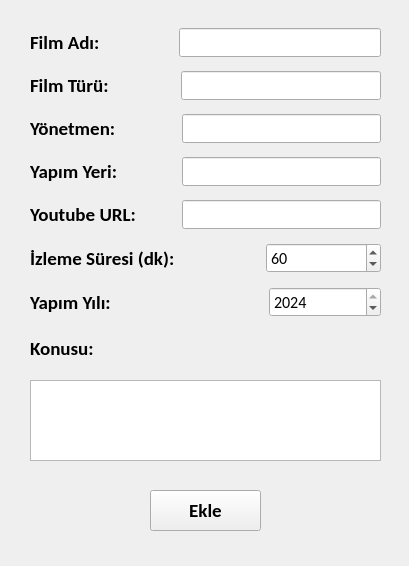
<?xml version="1.0" encoding="UTF-8"?>
<ui version="4.0">
 <class>Form</class>
 <widget class="QWidget" name="Form">
  <property name="geometry">
   <rect>
    <x>0</x>
    <y>0</y>
    <width>409</width>
    <height>566</height>
   </rect>
  </property>
  <property name="windowTitle">
   <string>Film Ekle</string>
  </property>
  <widget class="QWidget" name="verticalLayoutWidget">
   <property name="geometry">
    <rect>
     <x>30</x>
     <y>20</y>
     <width>351</width>
     <height>311</height>
    </rect>
   </property>
   <layout class="QVBoxLayout" name="verticalLayout">
    <item>
     <layout class="QHBoxLayout" name="horizontalLayout_2">
      <item>
       <widget class="QLabel" name="label_2">
        <property name="font">
         <font>
          <family>Calibri</family>
          <pointsize>14</pointsize>
          <weight>75</weight>
          <bold>true</bold>
         </font>
        </property>
        <property name="text">
         <string>Film Adı:</string>
        </property>
       </widget>
      </item>
      <item>
       <spacer name="horizontalSpacer_2">
        <property name="orientation">
         <enum>Qt::Horizontal</enum>
        </property>
        <property name="sizeType">
         <enum>QSizePolicy::Fixed</enum>
        </property>
        <property name="sizeHint" stdset="0">
         <size>
          <width>73</width>
          <height>20</height>
         </size>
        </property>
       </spacer>
      </item>
      <item>
       <widget class="QLineEdit" name="adLine">
        <property name="font">
         <font>
          <family>Calibri</family>
          <pointsize>12</pointsize>
         </font>
        </property>
       </widget>
      </item>
     </layout>
    </item>
    <item>
     <layout class="QHBoxLayout" name="horizontalLayout">
      <item>
       <widget class="QLabel" name="label">
        <property name="font">
         <font>
          <family>Calibri</family>
          <pointsize>14</pointsize>
          <weight>75</weight>
          <bold>true</bold>
         </font>
        </property>
        <property name="text">
         <string>Film Türü:</string>
        </property>
       </widget>
      </item>
      <item>
       <spacer name="horizontalSpacer">
        <property name="orientation">
         <enum>Qt::Horizontal</enum>
        </property>
        <property name="sizeType">
         <enum>QSizePolicy::Fixed</enum>
        </property>
        <property name="sizeHint" stdset="0">
         <size>
          <width>66</width>
          <height>20</height>
         </size>
        </property>
       </spacer>
      </item>
      <item>
       <widget class="QLineEdit" name="turLine">
        <property name="font">
         <font>
          <family>Calibri</family>
          <pointsize>12</pointsize>
         </font>
        </property>
       </widget>
      </item>
     </layout>
    </item>
    <item>
     <layout class="QHBoxLayout" name="horizontalLayout_4">
      <item>
       <widget class="QLabel" name="label_4">
        <property name="font">
         <font>
          <family>Calibri</family>
          <pointsize>14</pointsize>
          <weight>75</weight>
          <bold>true</bold>
         </font>
        </property>
        <property name="text">
         <string>Yönetmen:</string>
        </property>
       </widget>
      </item>
      <item>
       <spacer name="horizontalSpacer_4">
        <property name="orientation">
         <enum>Qt::Horizontal</enum>
        </property>
        <property name="sizeType">
         <enum>QSizePolicy::Fixed</enum>
        </property>
        <property name="sizeHint" stdset="0">
         <size>
          <width>60</width>
          <height>20</height>
         </size>
        </property>
       </spacer>
      </item>
      <item>
       <widget class="QLineEdit" name="yonetmenLine">
        <property name="font">
         <font>
          <family>Calibri</family>
          <pointsize>12</pointsize>
         </font>
        </property>
       </widget>
      </item>
     </layout>
    </item>
    <item>
     <layout class="QHBoxLayout" name="horizontalLayout_7">
      <item>
       <widget class="QLabel" name="label_8">
        <property name="font">
         <font>
          <family>Calibri</family>
          <pointsize>14</pointsize>
          <weight>75</weight>
          <bold>true</bold>
         </font>
        </property>
        <property name="text">
         <string>Yapım Yeri:</string>
        </property>
       </widget>
      </item>
      <item>
       <spacer name="horizontalSpacer_7">
        <property name="orientation">
         <enum>Qt::Horizontal</enum>
        </property>
        <property name="sizeType">
         <enum>QSizePolicy::Fixed</enum>
        </property>
        <property name="sizeHint" stdset="0">
         <size>
          <width>58</width>
          <height>20</height>
         </size>
        </property>
       </spacer>
      </item>
      <item>
       <widget class="QLineEdit" name="yerLine">
        <property name="font">
         <font>
          <family>Calibri</family>
          <pointsize>12</pointsize>
         </font>
        </property>
       </widget>
      </item>
     </layout>
    </item>
    <item>
     <layout class="QHBoxLayout" name="horizontalLayout_6">
      <item>
       <widget class="QLabel" name="label_6">
        <property name="font">
         <font>
          <family>Calibri</family>
          <pointsize>14</pointsize>
          <weight>75</weight>
          <bold>true</bold>
         </font>
        </property>
        <property name="text">
         <string>Youtube URL:</string>
        </property>
       </widget>
      </item>
      <item>
       <spacer name="horizontalSpacer_6">
        <property name="orientation">
         <enum>Qt::Horizontal</enum>
        </property>
        <property name="sizeType">
         <enum>QSizePolicy::Fixed</enum>
        </property>
        <property name="sizeHint" stdset="0">
         <size>
          <width>40</width>
          <height>20</height>
         </size>
        </property>
       </spacer>
      </item>
      <item>
       <widget class="QLineEdit" name="youtubeLine">
        <property name="font">
         <font>
          <family>Calibri</family>
          <pointsize>12</pointsize>
         </font>
        </property>
       </widget>
      </item>
     </layout>
    </item>
    <item>
     <layout class="QHBoxLayout" name="horizontalLayout_5">
      <item>
       <widget class="QLabel" name="label_5">
        <property name="font">
         <font>
          <family>Calibri</family>
          <pointsize>14</pointsize>
          <weight>75</weight>
          <bold>true</bold>
         </font>
        </property>
        <property name="text">
         <string>İzleme Süresi (dk):</string>
        </property>
       </widget>
      </item>
      <item>
       <spacer name="horizontalSpacer_5">
        <property name="orientation">
         <enum>Qt::Horizontal</enum>
        </property>
        <property name="sizeType">
         <enum>QSizePolicy::Fixed</enum>
        </property>
        <property name="sizeHint" stdset="0">
         <size>
          <width>85</width>
          <height>20</height>
         </size>
        </property>
       </spacer>
      </item>
      <item>
       <widget class="QSpinBox" name="sureBox">
        <property name="font">
         <font>
          <family>Calibri</family>
          <pointsize>12</pointsize>
         </font>
        </property>
        <property name="minimum">
         <number>2</number>
        </property>
        <property name="maximum">
         <number>300</number>
        </property>
        <property name="value">
         <number>60</number>
        </property>
       </widget>
      </item>
     </layout>
    </item>
    <item>
     <layout class="QHBoxLayout" name="horizontalLayout_3">
      <item>
       <widget class="QLabel" name="label_3">
        <property name="font">
         <font>
          <family>Calibri</family>
          <pointsize>14</pointsize>
          <weight>75</weight>
          <bold>true</bold>
         </font>
        </property>
        <property name="text">
         <string>Yapım Yılı:</string>
        </property>
       </widget>
      </item>
      <item>
       <spacer name="horizontalSpacer_3">
        <property name="orientation">
         <enum>Qt::Horizontal</enum>
        </property>
        <property name="sizeType">
         <enum>QSizePolicy::Fixed</enum>
        </property>
        <property name="sizeHint" stdset="0">
         <size>
          <width>120</width>
          <height>20</height>
         </size>
        </property>
       </spacer>
      </item>
      <item>
       <widget class="QSpinBox" name="yilBox">
        <property name="font">
         <font>
          <family>Calibri</family>
          <pointsize>12</pointsize>
         </font>
        </property>
        <property name="minimum">
         <number>1900</number>
        </property>
        <property name="maximum">
         <number>2024</number>
        </property>
        <property name="value">
         <number>2024</number>
        </property>
       </widget>
      </item>
     </layout>
    </item>
   </layout>
  </widget>
  <widget class="QPushButton" name="ekleButon">
   <property name="geometry">
    <rect>
     <x>150</x>
     <y>490</y>
     <width>111</width>
     <height>41</height>
    </rect>
   </property>
   <property name="font">
    <font>
     <family>Calibri</family>
     <pointsize>14</pointsize>
     <weight>75</weight>
     <bold>true</bold>
    </font>
   </property>
   <property name="text">
    <string>Ekle</string>
   </property>
  </widget>
  <widget class="QLabel" name="label_7">
   <property name="geometry">
    <rect>
     <x>30</x>
     <y>330</y>
     <width>108</width>
     <height>36</height>
    </rect>
   </property>
   <property name="font">
    <font>
     <family>Calibri</family>
     <pointsize>14</pointsize>
     <weight>75</weight>
     <bold>true</bold>
    </font>
   </property>
   <property name="text">
    <string>Konusu:</string>
   </property>
  </widget>
  <widget class="QPlainTextEdit" name="aciklamaText">
   <property name="geometry">
    <rect>
     <x>30</x>
     <y>380</y>
     <width>351</width>
     <height>81</height>
    </rect>
   </property>
  </widget>
 </widget>
 <resources/>
 <connections/>
</ui>
